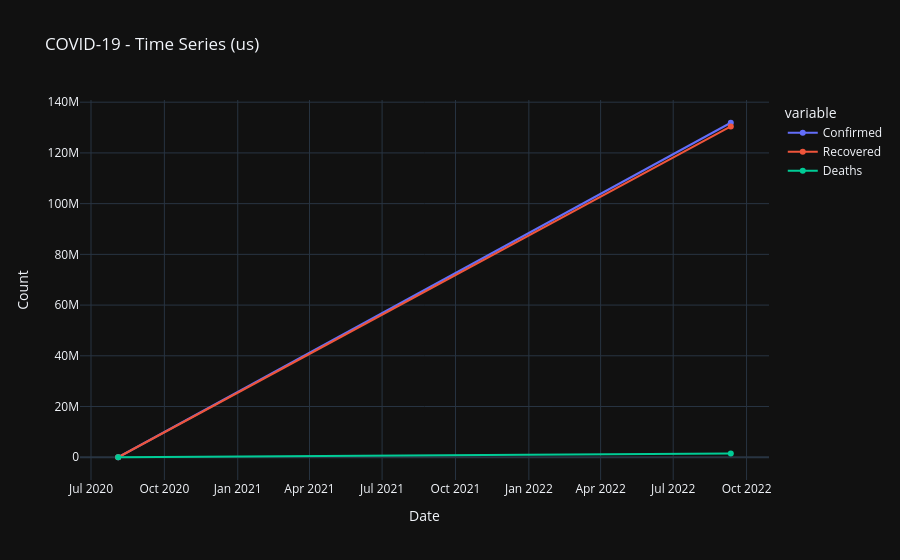

The code cell stored with this chart in its notebook:
### Code cell
# Visualisaties - Top 10 Bar Chart, Bubble Map en Time Series

try:
    import plotly.express as px
    _HAS_PLOTLY = True
except ImportError:
    px = None
    _HAS_PLOTLY = False

# Vraag welk land voor time series
country_ts = input("Enter country name for time series (leave blank for global): ").strip()

# 1) Global Top 10 bar chart - sorted descending (high to low)
agg_all = df.groupby('Country_Region', as_index=False).agg({
    'Confirmed': 'sum',
    'Recovered': 'sum',
    'Deaths': 'sum'
}).sort_values('Deaths', ascending=False).head(10)

plot_df = agg_all.set_index('Country_Region')[['Confirmed', 'Recovered', 'Deaths']]
ax = plot_df.plot(kind='bar', stacked=False, figsize=(12, 6), color=['#6baed6', '#74c476', '#de2d26'])
ax.set_title('COVID-19 - Top 10')
ax.set_xlabel('Country / Region')
ax.set_ylabel('Counts')
plt.xticks(rotation=45, ha='right')
plt.legend(loc='upper right')
plt.grid(axis='y', alpha=0.6)
plt.tight_layout()
plt.show()

# 2) Choropleth Map - Globale kaart met landgrenzen (geen country filter)
if _HAS_PLOTLY:
    try:
        agg_bubble = df.groupby('Country_Region', as_index=False).agg({
            'Confirmed': 'sum',
            'Recovered': 'sum',
            'Deaths': 'sum'
        })

        fig = px.choropleth(
            agg_bubble,
            locations='Country_Region',
            locationmode='country names',
            color='Confirmed',
            hover_name='Country_Region',
            hover_data={'Confirmed': ':.0f', 'Recovered': ':.0f', 'Deaths': ':.0f', 'Country_Region': False},
            color_continuous_scale='Blues',
            title='COVID-19 - Confirmed Cases by Country (Global)',
        )
        fig.update_layout(coloraxis_colorbar=dict(title='Confirmed'))
        fig.show()
    except Exception as e:
        print('map failed:', e)
else:
    print('Plotly not installed - bubble map skipped')

# 3) Time Series - Country specific of Global
try:
    # Filter by country if provided
    if country_ts:
        qlow = country_ts.lower()
        ts_data = df[df['Country_Region'].astype(str).str.lower().str.contains(qlow, na=False)]
        if ts_data.empty:
            print(f"⚠ Geen gegevens gevonden voor '{country_ts}'")
            ts_data = df
            country_ts = ''
    else:
        ts_data = df

    df_ts = ts_data.copy()
    df_ts['Last_Update'] = pd.to_datetime(df_ts['Last_Update'], errors='coerce')
    df_ts = df_ts.dropna(subset=['Last_Update'])

    ts = df_ts.groupby('Last_Update').agg({
        'Confirmed': 'sum',
        'Recovered': 'sum',
        'Deaths': 'sum'
    }).sort_index()

    if ts.empty:
        print('Geen geldige datagegevens voor time series')
    else:
        title_suffix = f' ({country_ts})' if country_ts else ' (Global)'

        if _HAS_PLOTLY:
            fig = px.line(
                ts.reset_index(),
                x='Last_Update',
                y=['Confirmed', 'Recovered', 'Deaths'],
                title=f'COVID-19 - Time Series{title_suffix}',
                labels={'Last_Update': 'Date', 'value': 'Count'}
            )
            fig.update_traces(mode='lines+markers')
            fig.show()
        else:
            plt.figure(figsize=(12, 6))
            plt.plot(ts.index, ts['Confirmed'], label='Confirmed', marker='o', color='#6baed6')
            plt.plot(ts.index, ts['Recovered'], label='Recovered', marker='o', color='#74c476')
            plt.plot(ts.index, ts['Deaths'], label='Deaths', marker='o', color='#de2d26')
            plt.title(f'COVID-19 - Time Series{title_suffix}')
            plt.xlabel('Date')
            plt.ylabel('Counts')
            plt.legend()
            plt.grid(alpha=0.3)
            plt.tight_layout()
            plt.show()
except Exception as e:
    print('Time series failed:', e)

### Figure 1 — Plotly figure (JSON) as saved in the notebook; plotly's stock layout.template omitted (floating-point values rounded to 4 significant figures)
{"data": [{"hovertemplate": "variable=Confirmed<br>Date=%{x}<br>Count=%{y}<extra></extra>", "legendgroup": "Confirmed", "line": {"color": "#636efa", "dash": "solid"}, "marker": {"symbol": "circle"}, "mode": "lines+markers", "name": "Confirmed", "orientation": "v", "showlegend": true, "x": ["2020-08-04T02:27:56.000000000", "2022-09-11T05:20:45.000000000"], "xaxis": "x", "y": [152, 131897010], "yaxis": "y", "type": "scatter"}, {"hovertemplate": "variable=Recovered<br>Date=%{x}<br>Count=%{y}<extra></extra>", "legendgroup": "Recovered", "line": {"color": "#EF553B", "dash": "solid"}, "marker": {"symbol": "circle"}, "mode": "lines+markers", "name": "Recovered", "orientation": "v", "showlegend": true, "x": ["2020-08-04T02:27:56.000000000", "2022-09-11T05:20:45.000000000"], "xaxis": "x", "y": [149, 130424815], "yaxis": "y", "type": "scatter"}, {"hovertemplate": "variable=Deaths<br>Date=%{x}<br>Count=%{y}<extra></extra>", "legendgroup": "Deaths", "line": {"color": "#00cc96", "dash": "solid"}, "marker": {"symbol": "circle"}, "mode": "lines+markers", "name": "Deaths", "orientation": "v", "showlegend": true, "x": ["2020-08-04T02:27:56.000000000", "2022-09-11T05:20:45.000000000"], "xaxis": "x", "y": [3, 1472195], "yaxis": "y", "type": "scatter"}], "layout": {"xaxis": {"anchor": "y", "domain": [0.0, 1.0], "title": {"text": "Date"}}, "yaxis": {"anchor": "x", "domain": [0.0, 1.0], "title": {"text": "Count"}}, "legend": {"title": {"text": "variable"}, "tracegroupgap": 0}, "title": {"text": "COVID-19 - Time Series (us)"}}}
